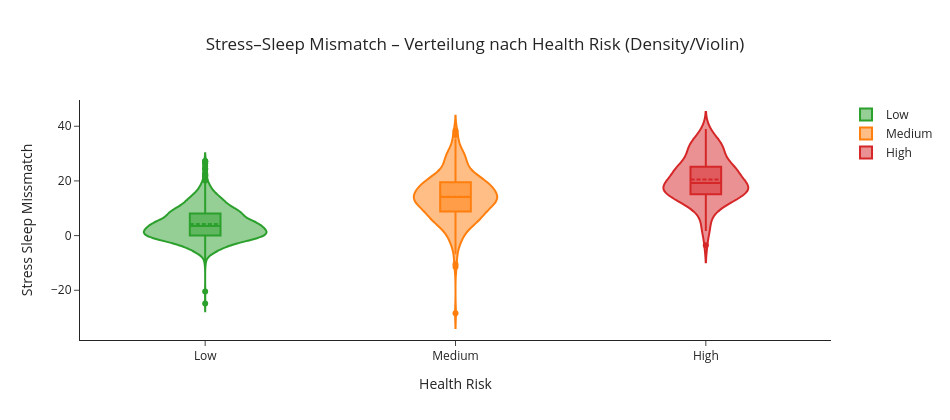

The notebook cell this image was saved under:
### Markdown cell above
**Interpretation**  
- Verschiebung: Es ist ein deutlicher Trend erkennbar: Mit steigendem Gesundheitsrisiko verschiebt sich auch die Verteilung des Lebensstil-Risikos nach oben (höhere Werte).
- Streuung: Die Gruppe "Medium" scheint eine etwas größere vertikale Ausdehnung (Streuung) im Kernbereich zu haben als "Low".
- Überlappung: Es gibt signifikante Überlappungen zwischen den Gruppen, was darauf hindeutet, dass das Lebensstil-Risiko allein nicht ausreicht, um das Gesundheitsrisiko perfekt vorherzusagen.

### Code cell
tmp2 = df_clean[["stressSleepMismatch", "healthRisk"]].dropna().copy()
tmp2["healthRisk"] = pd.Categorical(tmp2["healthRisk"], categories=["Low","Medium","High"], ordered=True)

fig = px.violin(
    tmp2.sort_values("healthRisk"),
    x="healthRisk",
    y="stressSleepMismatch",
    color="healthRisk",
    color_discrete_map=COLOR_MAP_RISK,
    box=True,
    points="outliers",
    template="simple_white",
    title="Stress–Sleep Mismatch – Verteilung nach Health Risk (Density/Violin)",
    labels=labels
)

fig.update_layout(title_x=0.5, width=950, height=420, legend_title_text="")
fig.update_traces(meanline_visible=True)
fig.show()

### Figure 1 — Plotly figure (JSON) as saved in the notebook; plotly's stock layout.template omitted (floating-point values rounded to 4 significant figures; data arrays with more than 128 entries replaced by an {"elided": "..."} marker saying what was removed)
{"data": [{"alignmentgroup": "True", "box": {"visible": true}, "hovertemplate": "Health Risk=%{x}<br>Stress Sleep Missmatch=%{y}<extra></extra>", "legendgroup": "Low", "marker": {"color": "#2ca02c"}, "meanline": {"visible": true}, "name": "Low", "offsetgroup": "Low", "orientation": "v", "points": "outliers", "scalegroup": "True", "showlegend": true, "type": "violin", "x": {"elided": "1596 str values"}, "x0": " ", "xaxis": "x", "y": {"elided": "1596 float values"}, "y0": " ", "yaxis": "y"}, {"alignmentgroup": "True", "box": {"visible": true}, "hovertemplate": "Health Risk=%{x}<br>Stress Sleep Missmatch=%{y}<extra></extra>", "legendgroup": "Medium", "marker": {"color": "#ff7f0e"}, "meanline": {"visible": true}, "name": "Medium", "offsetgroup": "Medium", "orientation": "v", "points": "outliers", "scalegroup": "True", "showlegend": true, "type": "violin", "x": {"elided": "297 str values"}, "x0": " ", "xaxis": "x", "y": {"elided": "297 float values"}, "y0": " ", "yaxis": "y"}, {"alignmentgroup": "True", "box": {"visible": true}, "hovertemplate": "Health Risk=%{x}<br>Stress Sleep Missmatch=%{y}<extra></extra>", "legendgroup": "High", "marker": {"color": "#d62728"}, "meanline": {"visible": true}, "name": "High", "offsetgroup": "High", "orientation": "v", "points": "outliers", "scalegroup": "True", "showlegend": true, "type": "violin", "x": ["High", "High", "High", "High", "High", "High", "High", "High", "High", "High", "High", "High", "High", "High", "High", "High", "High", "High", "High", "High", "High", "High", "High", "High", "High", "High", "High", "High", "High", "High", "High", "High", "High", "High", "High", "High", "High", "High", "High", "High", "High", "High", "High", "High", "High", "High", "High", "High", "High", "High", "High", "High", "High", "High", "High", "High", "High", "High", "High", "High", "High", "High", "High", "High", "High", "High", "High", "High", "High", "High", "High", "High", "High", "High", "High", "High", "High", "High", "High", "High", "High", "High", "High", "High", "High", "High", "High", "High", "High", "High", "High", "High", "High", "High", "High", "High", "High", "High", "High", "High", "High", "High", "High", "High", "High", "High", "High"], "x0": " ", "xaxis": "x", "y": [19.44, 21.0, 21.75, 24.0, 23.49, 28.8, 18.4, 14.84, 24.42, 22.62, 15.84, 17.02, 31.2, 19.71, 23.4, 17.28, 15.12, 29.14, 17.04, 33.6, 19.92, 27.9, 23.4, 26.04, 26.88, 12.18, 8.28, 25.16, 23.49, 28.4, 23.8, 17.76, 24.0, 18.72, 30.4, 15.64, 24.42, 38.0, 39.0, 32.98, 33.6, 23.14, 13.32, 14.84, 17.71, 14.91, 29.44, 19.44, 19.84, 33.0, 18.96, 8.5, 21.06, 15.84, 1.72, 24.65, 32.37, 13.02, 30.03, 25.52, 17.64, 14.91, 18.04, -3.52, 35.6, 10.56, 26.97, 16.06, 25.08, 19.2, 15.87, 32.8, 32.4, 15.75, 11.84, 17.49, 33.2, 24.09, 15.75, 17.64, 13.57, 10.45, 14.91, 23.22, 13.42, 15.12, 36.0, 6.09, 14.82, 19.0, 13.44, 18.0, 2.8, 20.64, 19.25, 18.86, 35.6, 11.85, 15.08, 10.32, 25.2, 31.2, 24.96, 11.1, 18.8, 18.24, 2.49], "y0": " ", "yaxis": "y"}], "layout": {"height": 420, "legend": {"title": {"text": ""}, "tracegroupgap": 0}, "title": {"text": "Stress–Sleep Mismatch – Verteilung nach Health Risk (Density/Violin)", "x": 0.5}, "violinmode": "overlay", "width": 950, "xaxis": {"anchor": "y", "categoryarray": ["Low", "Medium", "High"], "categoryorder": "array", "domain": [0, 1], "title": {"text": "Health Risk"}}, "yaxis": {"anchor": "x", "domain": [0, 1], "title": {"text": "Stress Sleep Missmatch"}}}}
